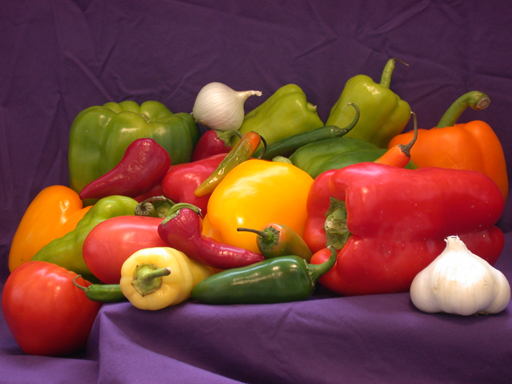
%> input picture sample_images/peppers.png, 512 x 384 px
$ octave --eval "result = adaptiveMedianFilter(imread('../sample_images/peppers.png'));"   (GNU Octave 9; MATLAB toolbox functions it lacks are replaced by stand-ins)
%> lines starting %> are read from the running program, lines starting %| are printed output that depends on the picture
### core/toDouble.m
function D = toDouble(I)
%TODOUBLE Convert an image of any class to double in the range [0,1].
%   Equivalent to im2double, written in base MATLAB:
%     uint8   0..255   -> 0..1
%     uint16  0..65535 -> 0..1
%     logical          -> 0 or 1
%     double/single    -> unchanged (assumed already in [0,1])

if isa(I, 'double')
    D = I;
elseif isa(I, 'single') || islogical(I)
    D = double(I);
elseif isinteger(I)
    lo = double(intmin(class(I)));
%> lo = 0
    hi = double(intmax(class(I)));
%> hi = 255
    D = (double(I) - lo) / (hi - lo);
else
    error('ImageLab:invalidImage', 'Unsupported image class "%s".', class(I));
end
end

### core/validateKernelSize.m
function validateKernelSize(k)
%VALIDATEKERNELSIZE Check that a neighbourhood size is an odd integer 1..31.
%   Odd sizes are required so that the window has a well-defined centre pixel.

if ~isnumeric(k) || ~isscalar(k) || ~isfinite(k) || k ~= round(k) || ...
        k < 1 || k > 31 || mod(k, 2) == 0
    error('ImageLab:invalidKernelSize', ...
        'Kernel size must be an odd integer between 1 and 31 (got %s).', ...
        mat2str(k));
end
end

### algorithms/adaptiveMedianFilter.m
function [J, windowUsed] = adaptiveMedianFilter(I, Smax)
%ADAPTIVEMEDIANFILTER Adaptive median filter (Gonzalez & Woods).
%   [J, windowUsed] = adaptiveMedianFilter(I, Smax) grows the window at each
%   pixel from 3x3 up to Smax x Smax (odd, default 7). windowUsed holds the
%   window size each output pixel was decided with.
%
%   With zmin, zmax, zmed = min, max and median of the window and zxy the
%   pixel itself:
%     Stage A: if zmin < zmed < zmax  -> the median is not an impulse, go to B
%              else grow the window; if it exceeds Smax output zmed
%     Stage B: if zmin < zxy < zmax   -> zxy is not an impulse: KEEP it
%              else                   -> output zmed
%
%   Unlike the plain median filter it only replaces pixels that look like
%   impulses, so fine detail survives, and it copes with dense salt &
%   pepper noise (probability > 0.2) by growing the window.
%   Implemented vectorised: every pixel is processed at once for each size.

if nargin < 2 || isempty(Smax), Smax = 7; end
validateKernelSize(Smax);
Smax = max(Smax, 3);
I = toDouble(I);
[h, w, nc] = size(I);
%> h = 384; w = 512; nc = 3
J = zeros(h, w, nc);
windowUsed = zeros(h, w, nc);

for c = 1:nc
    X = I(:,:,c);
    out = X;
    done = false(h, w);
    used = Smax * ones(h, w);
    for s = 3:2:Smax
        S = neighborhoodStack(X, s, s, 'symmetric');
        zmin = min(S, [], 3);
        zmax = max(S, [], 3);
        zmed = median(S, 3);
        stageA = ~done & zmed > zmin & zmed < zmax;       % median is trustworthy
        keep = stageA & X > zmin & X < zmax;              % stage B1: pixel is fine
        out(keep) = X(keep);
        swap = stageA & ~keep;                            % stage B2: pixel is an impulse
        out(swap) = zmed(swap);
        used(stageA) = s;
        done = done | stageA;
    end
    out(~done) = zmed(~done);                             % window reached Smax
    J(:,:,c) = out;
    windowUsed(:,:,c) = used;
end
%> this loop made 3 passes
%> pass 1, in adaptiveMedianFilter, `X = I(:,:,c);`:
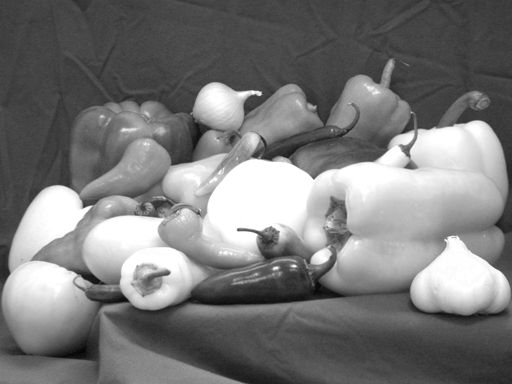
%> X: size 384x512 double; min 0.0196, max 1, mean 0.474
%> pass 2, in adaptiveMedianFilter, `X = I(:,:,c);`:
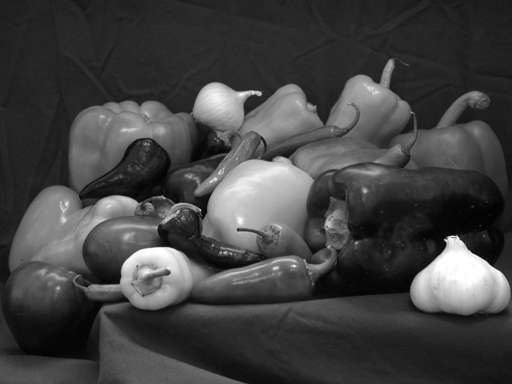
%> X: size 384x512 double; min 0.00392, max 1, mean 0.26
%> pass 3, in adaptiveMedianFilter, `X = I(:,:,c);`:
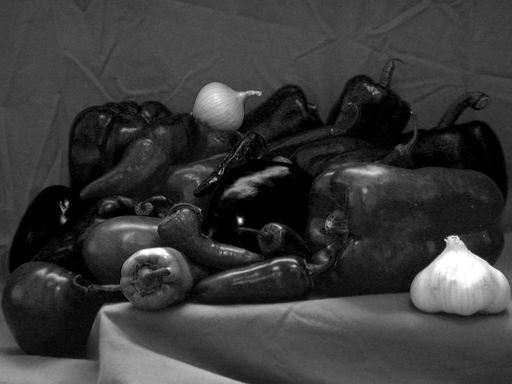
%> X: size 384x512 double; min 0, max 1, mean 0.226
%> after the loop:
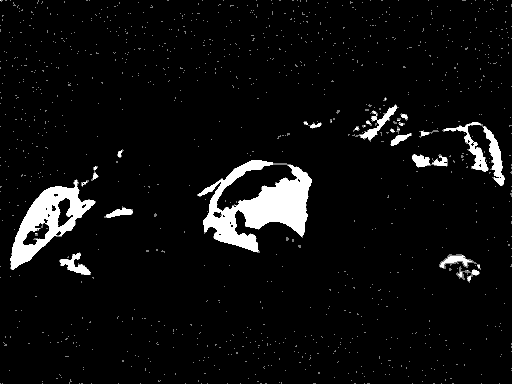
%> used: size 384x512 double; min 3, max 7, mean 3.22; drawn with min black and max white
%> after the loop:
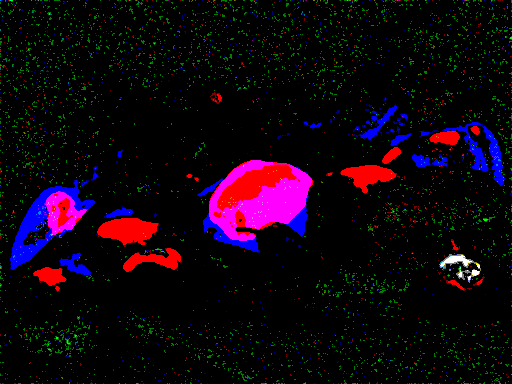
%> windowUsed: size 384x512x3 double; mean R, G, B 3.24, 3.07, 3.22; drawn with min black and max white
end
